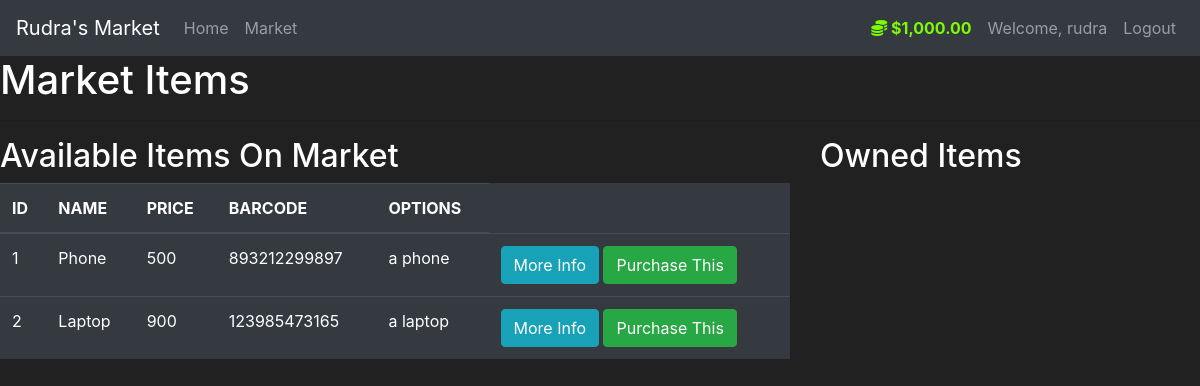
Screenshot of /market (signed in) with the database file from the repository.
### com/models.py (models this page shows, shortened)
class UsersDB(DB.Model, UserMixin):
    id = DB.Column(DB.Integer(), primary_key=True)
    username = DB.Column(DB.String(length=30), nullable=False, unique=True)
    email = DB.Column(DB.String(length=30), nullable=False, unique=True)
    password_enc = DB.Column(DB.String(length=68), nullable=False)
    budget = DB.Column(DB.Integer(), nullable=False, default=1000)
    items = DB.relationship('ItemsDB', backref='owned_user', lazy=True)
    @property
    def string_budget(self):
        if(len(str(self.budget)) >= 4):
            return "${:,.2f}".format(self.budget)
        else:
            return f"${self.budget}"
    @property
    def password(self):
        return self.password

class ItemsDB(DB.Model):
    id = DB.Column(DB.Integer(), primary_key=True)
    name = DB.Column(DB.String(length=20), nullable=False, unique=True)
    price = DB.Column(DB.Integer(), nullable=False)
    barcode = DB.Column(DB.String(length=12), nullable=False, unique=True)
    description = DB.Column(DB.String(length=50), nullable=True, unique=True)
    owner = DB.Column(DB.Integer(), DB.ForeignKey('usersDB.id'), nullable=True)

### com/routes.py (the view, shortened to what this page needs)
@app.route('/market', methods=['GET', 'POST'])
@login_required
def market_page():
    purchase_form = PurchaseForm(request.form)
    if request.method == "GET":
        items = ItemsDB.query.filter_by(owner=None)
        field_names = ['id', 'name', 'price', 'barcode']
        return render_template('market.html',field_names=field_names, items_list=items, purchase_form=purchase_form)

### com/models.py (called while the page is built)
@login_manager.user_loader
def load_user(user_id):
    return UsersDB.query.get(int(user_id))

### com/templates/market.html (shortened to what this page needs)
{% extends 'base.html' %}
{% block content %}
    <h1>Market Items</h1>
    <hr>
    <div class="row">
        <div class="col-8">
            <h2>Available Items On Market</h2>
            <table class="table table-hover table-dark">
                <thead>
                    <tr>
                        {% for col in field_names %}
                            <th scope="col">{{ col.upper() }}</th>
                        {% endfor %}
                        <th scope="col">OPTIONS</th>
                    </tr>
                </thead>
                <tbody>
                    {% for item_row in items_list %}
                        <tr>
                            <td> {{ item_row.id }} </td>
                            <td> {{ item_row.name }} </td>
                            <td> {{ item_row.price }} </td>
                            <td> {{ item_row.barcode }} </td>
                            <td> {{ item_row.description }} </td>
                            <td>
                                <button class="btn btn-outline btn-info" data-toggle="modal" data-target="#InfoModal-{{ item_row.id }}">
                                    More Info
                                </button>
                                <button class="btn btn-outline btn-success" data-toggle="modal" data-target="#PurchaseModal-{{ item_row.id }}">
                                    Purchase This
                                </button>
                            </td>
                        </tr>
                    {% endfor %}
                </tbody>
            </table>
        </div>
        <div class="col-4">
            <h2>Owned Items</h2>
        </div>
    </div>
{% endblock %}

### com/templates/base.html (shortened to what this page needs)
<!doctype html>
<html lang="en">
   <head>
      <link rel="stylesheet" href="https://cdn.jsdelivr.net/npm/bootstrap@4.5.3/dist/css/bootstrap.min.css">
   </head>
   <body>
    <nav class="navbar navbar-expand-md navbar-dark bg-dark">
        <a class="navbar-brand" href="#">Rudra's Market</a>
        <div class="collapse navbar-collapse" id="navbarNav">
          <ul class="navbar-nav mr-auto">
            <li class="nav-item">
              <a class="nav-link" href="{{ url_for('home_page') }}">Home</a>
            </li>
            <li class="nav-item">
              <a class="nav-link" href="{{ url_for('market_page') }}">Market</a>
            </li>
          </ul>
          {% if current_user.is_authenticated %}
            <ul class="navbar-nav">
              <li class="nav-item">
                <a class="nav-link" style="color: lawngreen; font-weight: bold;">
                  <i class="fas fa-coins"></i>
                  {{ current_user.string_budget }}
                </a>
              </li>
              <li class="nav-item">
                <a class="nav-link">Welcome, {{ current_user.username }}</a>
              </li>
              <li class="nav-item">
                <a class="nav-link" href="{{ url_for('logout_page') }}">Logout</a>
              </li>
            </ul>
          {% endif %}
        </div>
      </nav>
      {% block content %}
      {% endblock %}
   </body>
</html>

### com/templates/base.html (style rules this page uses)
body { background-color: #212121; color: white }

### rows the page displays
UsersDB: string_budget "$1,000.00", username "rudra"
ItemsDB: id "1", name "Phone", price "500", barcode "893212299897", description "a phone"
ItemsDB: id "2", name "Laptop", price "900", barcode "123985473165", description "a laptop"

### other values shown
{{ col.upper() }} "ID" "NAME" "PRICE" "BARCODE"
